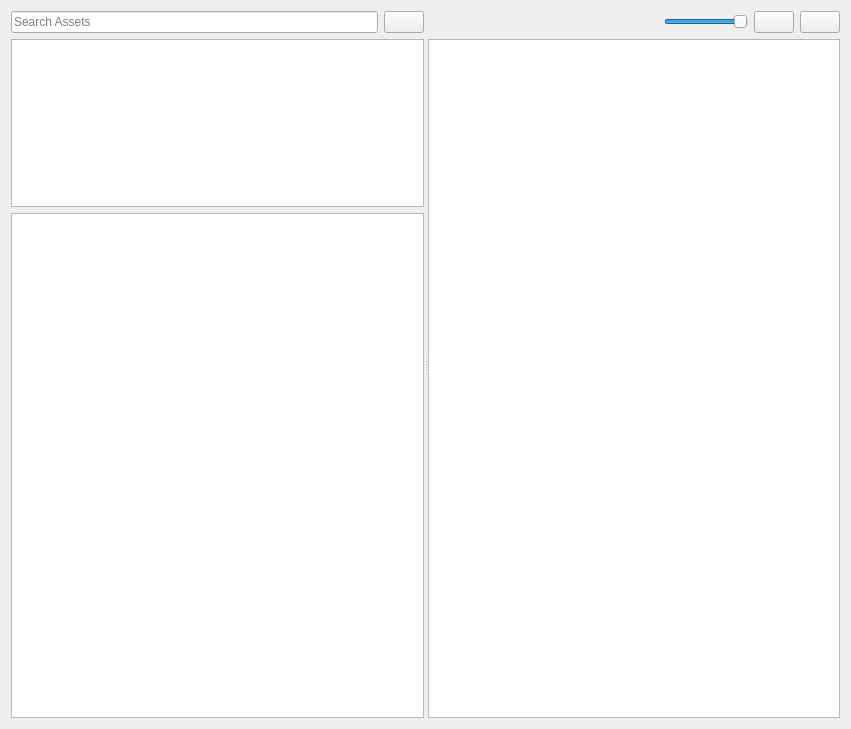
<?xml version="1.0" encoding="UTF-8"?>
<ui version="4.0">
 <class>AssetBrowser</class>
 <widget class="QWidget" name="AssetBrowser">
  <property name="geometry">
   <rect>
    <x>0</x>
    <y>0</y>
    <width>851</width>
    <height>729</height>
   </rect>
  </property>
  <property name="windowTitle">
   <string>Form</string>
  </property>
  <layout class="QHBoxLayout" name="RootLayout" stretch="0">
   <item>
    <widget class="QSplitter" name="splitter">
     <property name="sizePolicy">
      <sizepolicy hsizetype="Expanding" vsizetype="Preferred">
       <horstretch>0</horstretch>
       <verstretch>0</verstretch>
      </sizepolicy>
     </property>
     <property name="orientation">
      <enum>Qt::Horizontal</enum>
     </property>
     <property name="childrenCollapsible">
      <bool>false</bool>
     </property>
     <widget class="QWidget" name="layoutWidget">
      <layout class="QVBoxLayout" name="verticalLayout" stretch="0,1,3">
       <item>
        <layout class="QHBoxLayout" name="horizontalLayout">
         <item>
          <widget class="QLineEdit" name="LineSearchFilter">
           <property name="placeholderText">
            <string>Search Assets</string>
           </property>
          </widget>
         </item>
         <item>
          <widget class="QPushButton" name="ButtonClearSearch">
           <property name="text">
            <string/>
           </property>
           <property name="icon">
            <iconset resource="../../../Code/Tools/GuiFoundation/QtResources/resources.qrc">
             <normaloff>:/GuiFoundation/Icons/Delete16.png</normaloff>:/GuiFoundation/Icons/Delete16.png</iconset>
           </property>
          </widget>
         </item>
        </layout>
       </item>
       <item>
        <widget class="QListWidget" name="ListTypeFilter"/>
       </item>
       <item>
        <widget class="QTreeWidget" name="TreeFolderFilter">
         <property name="uniformRowHeights">
          <bool>true</bool>
         </property>
         <property name="sortingEnabled">
          <bool>true</bool>
         </property>
         <property name="headerHidden">
          <bool>true</bool>
         </property>
         <column>
          <property name="text">
           <string notr="true">1</string>
          </property>
         </column>
        </widget>
       </item>
      </layout>
     </widget>
     <widget class="QWidget" name="layoutWidget2">
      <layout class="QVBoxLayout" name="verticalLayout_2" stretch="0,0">
       <item>
        <layout class="QHBoxLayout" name="ToolBarLayout">
         <item>
          <spacer name="horizontalSpacer">
           <property name="orientation">
            <enum>Qt::Horizontal</enum>
           </property>
           <property name="sizeHint" stdset="0">
            <size>
             <width>40</width>
             <height>20</height>
            </size>
           </property>
          </spacer>
         </item>
         <item>
          <widget class="QSlider" name="IconSizeSlider">
           <property name="sizePolicy">
            <sizepolicy hsizetype="Preferred" vsizetype="Preferred">
             <horstretch>0</horstretch>
             <verstretch>0</verstretch>
            </sizepolicy>
           </property>
           <property name="minimum">
            <number>10</number>
           </property>
           <property name="maximum">
            <number>100</number>
           </property>
           <property name="value">
            <number>100</number>
           </property>
           <property name="orientation">
            <enum>Qt::Horizontal</enum>
           </property>
           <property name="invertedControls">
            <bool>false</bool>
           </property>
          </widget>
         </item>
         <item>
          <widget class="QPushButton" name="ButtonListMode">
           <property name="toolTip">
            <string>Display Items as a List</string>
           </property>
           <property name="text">
            <string/>
           </property>
           <property name="icon">
            <iconset resource="../../../Code/Tools/GuiFoundation/QtResources/resources.qrc">
             <normaloff>:/GuiFoundation/Icons/ListView16.png</normaloff>:/GuiFoundation/Icons/ListView16.png</iconset>
           </property>
           <property name="checkable">
            <bool>true</bool>
           </property>
          </widget>
         </item>
         <item>
          <widget class="QPushButton" name="ButtonIconMode">
           <property name="toolTip">
            <string>Display Items as Icons</string>
           </property>
           <property name="text">
            <string/>
           </property>
           <property name="icon">
            <iconset resource="../../../Code/Tools/GuiFoundation/QtResources/resources.qrc">
             <normaloff>:/GuiFoundation/Icons/IconView16.png</normaloff>:/GuiFoundation/Icons/IconView16.png</iconset>
           </property>
           <property name="checkable">
            <bool>true</bool>
           </property>
          </widget>
         </item>
        </layout>
       </item>
       <item>
        <widget class="ezAssetCuratorView" name="ListAssets"/>
       </item>
      </layout>
     </widget>
    </widget>
   </item>
  </layout>
 </widget>
 <customwidgets>
  <customwidget>
   <class>ezAssetCuratorView</class>
   <extends>QListView</extends>
   <header location="global">EditorFramework/Assets/AssetCuratorView.moc.h</header>
  </customwidget>
 </customwidgets>
 <resources>
  <include location="../../../Code/Tools/GuiFoundation/QtResources/resources.qrc"/>
 </resources>
 <connections/>
</ui>
